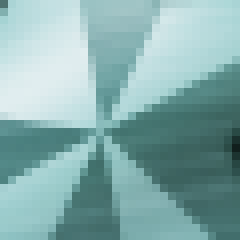
#> input picture assets/rarity/1star.png, 30 x 30 px (shown 8 times larger)
$ python terreract.py
#> lines starting #> are read from the running program, lines starting #| are printed output that depends on the picture
from PIL import Image, ImageEnhance, ImageFilter, ImageChops
import pytesseract
import numpy as np
import json
import pprint
from datetime import datetime
import os

RARITY_IMAGES = [
    Image.open("./assets/rarity/1star.png"),
    Image.open("./assets/rarity/2star.png"),
    Image.open("./assets/rarity/3star.png"),
    Image.open("./assets/rarity/4star.png"),
    Image.open("./assets/rarity/5star.png")
]
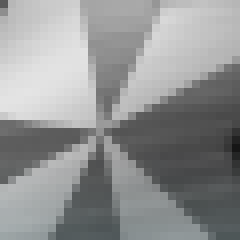
#> input picture assets/rarity/2star.png, 30 x 30 px (shown 8 times larger)
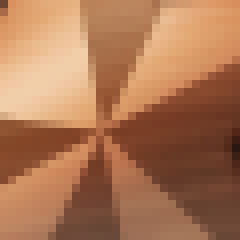
#> input picture assets/rarity/3star.png, 30 x 30 px (shown 8 times larger)
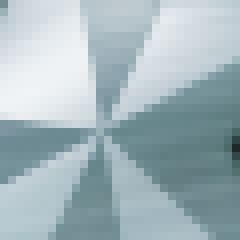
#> input picture assets/rarity/4star.png, 30 x 30 px (shown 8 times larger)
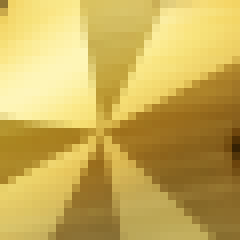
#> input picture assets/rarity/5star.png, 30 x 30 px (shown 8 times larger)

def getTextFromImage(image):
    return pytesseract.image_to_string(image, config='-psm 7')

# [48 lines left out: functions getHeroRarity, getHeroDataFromImage, prepImageForTesseract, heroImageToKeyValuePairs, not called in this run]

if __name__ == '__main__':
    startTime = datetime.now()
    # print heroImageToKeyValuePairs('./images/9-0.png')
    heroesList = []
#> (the run stopped early here; a loop or call above may not have finished)
